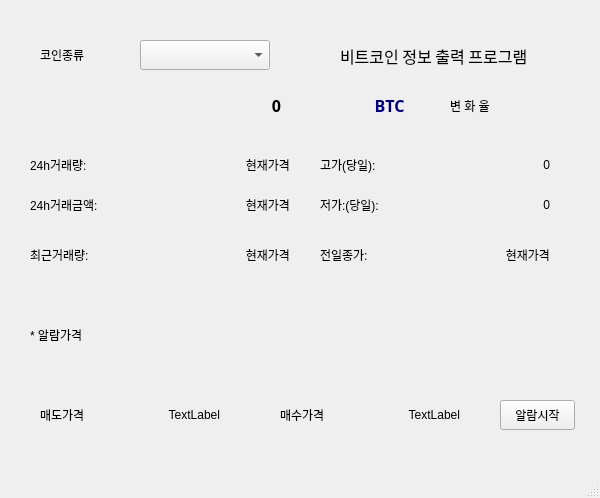
<?xml version="1.0" encoding="UTF-8"?>
<ui version="4.0">
 <class>MainWindow</class>
 <widget class="QMainWindow" name="MainWindow">
  <property name="geometry">
   <rect>
    <x>0</x>
    <y>0</y>
    <width>600</width>
    <height>498</height>
   </rect>
  </property>
  <property name="windowTitle">
   <string>MainWindow</string>
  </property>
  <widget class="QWidget" name="centralwidget">
   <widget class="QLabel" name="label">
    <property name="geometry">
     <rect>
      <x>340</x>
      <y>40</y>
      <width>241</width>
      <height>31</height>
     </rect>
    </property>
    <property name="font">
     <font>
      <family>휴먼엑스포</family>
      <pointsize>12</pointsize>
     </font>
    </property>
    <property name="text">
     <string>비트코인 정보 출력 프로그램</string>
    </property>
   </widget>
   <widget class="QLabel" name="trade_price">
    <property name="geometry">
     <rect>
      <x>30</x>
      <y>80</y>
      <width>251</width>
      <height>50</height>
     </rect>
    </property>
    <property name="font">
     <font>
      <family>휴먼엑스포</family>
      <pointsize>12</pointsize>
      <weight>75</weight>
      <bold>true</bold>
     </font>
    </property>
    <property name="text">
     <string>0</string>
    </property>
    <property name="alignment">
     <set>Qt::AlignRight|Qt::AlignTrailing|Qt::AlignVCenter</set>
    </property>
   </widget>
   <widget class="QLabel" name="high_price">
    <property name="geometry">
     <rect>
      <x>400</x>
      <y>150</y>
      <width>150</width>
      <height>30</height>
     </rect>
    </property>
    <property name="text">
     <string>0</string>
    </property>
    <property name="alignment">
     <set>Qt::AlignRight|Qt::AlignTrailing|Qt::AlignVCenter</set>
    </property>
   </widget>
   <widget class="QLabel" name="label_6">
    <property name="geometry">
     <rect>
      <x>320</x>
      <y>150</y>
      <width>70</width>
      <height>30</height>
     </rect>
    </property>
    <property name="text">
     <string>고가(당일):</string>
    </property>
   </widget>
   <widget class="QLabel" name="low_price">
    <property name="geometry">
     <rect>
      <x>400</x>
      <y>190</y>
      <width>150</width>
      <height>30</height>
     </rect>
    </property>
    <property name="text">
     <string>0</string>
    </property>
    <property name="alignment">
     <set>Qt::AlignRight|Qt::AlignTrailing|Qt::AlignVCenter</set>
    </property>
   </widget>
   <widget class="QLabel" name="label_9">
    <property name="geometry">
     <rect>
      <x>320</x>
      <y>190</y>
      <width>70</width>
      <height>30</height>
     </rect>
    </property>
    <property name="text">
     <string>저가:(당일):</string>
    </property>
   </widget>
   <widget class="QLabel" name="prev_closing_price">
    <property name="geometry">
     <rect>
      <x>400</x>
      <y>240</y>
      <width>150</width>
      <height>30</height>
     </rect>
    </property>
    <property name="text">
     <string>현재가격</string>
    </property>
    <property name="alignment">
     <set>Qt::AlignRight|Qt::AlignTrailing|Qt::AlignVCenter</set>
    </property>
   </widget>
   <widget class="QLabel" name="closing_price">
    <property name="geometry">
     <rect>
      <x>320</x>
      <y>240</y>
      <width>70</width>
      <height>30</height>
     </rect>
    </property>
    <property name="text">
     <string>전일종가:</string>
    </property>
   </widget>
   <widget class="QLabel" name="label_15">
    <property name="geometry">
     <rect>
      <x>30</x>
      <y>240</y>
      <width>70</width>
      <height>30</height>
     </rect>
    </property>
    <property name="text">
     <string>최근거래량:</string>
    </property>
   </widget>
   <widget class="QLabel" name="trade_volume">
    <property name="geometry">
     <rect>
      <x>130</x>
      <y>240</y>
      <width>160</width>
      <height>30</height>
     </rect>
    </property>
    <property name="text">
     <string>현재가격</string>
    </property>
    <property name="alignment">
     <set>Qt::AlignRight|Qt::AlignTrailing|Qt::AlignVCenter</set>
    </property>
   </widget>
   <widget class="QLabel" name="label_18">
    <property name="geometry">
     <rect>
      <x>30</x>
      <y>150</y>
      <width>70</width>
      <height>30</height>
     </rect>
    </property>
    <property name="text">
     <string>24h거래량:</string>
    </property>
   </widget>
   <widget class="QLabel" name="acc_trade_volume_24h">
    <property name="geometry">
     <rect>
      <x>130</x>
      <y>150</y>
      <width>160</width>
      <height>30</height>
     </rect>
    </property>
    <property name="text">
     <string>현재가격</string>
    </property>
    <property name="alignment">
     <set>Qt::AlignRight|Qt::AlignTrailing|Qt::AlignVCenter</set>
    </property>
   </widget>
   <widget class="QLabel" name="acc_trade_price_24h">
    <property name="geometry">
     <rect>
      <x>130</x>
      <y>190</y>
      <width>160</width>
      <height>30</height>
     </rect>
    </property>
    <property name="text">
     <string>현재가격</string>
    </property>
    <property name="alignment">
     <set>Qt::AlignRight|Qt::AlignTrailing|Qt::AlignVCenter</set>
    </property>
   </widget>
   <widget class="QLabel" name="label_21">
    <property name="geometry">
     <rect>
      <x>30</x>
      <y>190</y>
      <width>70</width>
      <height>30</height>
     </rect>
    </property>
    <property name="text">
     <string>24h거래금액:</string>
    </property>
   </widget>
   <widget class="QLabel" name="signed_change_rate">
    <property name="geometry">
     <rect>
      <x>450</x>
      <y>90</y>
      <width>101</width>
      <height>31</height>
     </rect>
    </property>
    <property name="text">
     <string>변 화 율</string>
    </property>
   </widget>
   <widget class="QLabel" name="coin_ticker_label">
    <property name="geometry">
     <rect>
      <x>349</x>
      <y>80</y>
      <width>81</width>
      <height>50</height>
     </rect>
    </property>
    <property name="font">
     <font>
      <family>휴먼엑스포</family>
      <pointsize>12</pointsize>
      <weight>75</weight>
      <bold>true</bold>
     </font>
    </property>
    <property name="styleSheet">
     <string notr="true">color: rgb(0, 0, 127);</string>
    </property>
    <property name="text">
     <string>BTC</string>
    </property>
    <property name="alignment">
     <set>Qt::AlignCenter</set>
    </property>
   </widget>
   <widget class="QLabel" name="label_5">
    <property name="geometry">
     <rect>
      <x>30</x>
      <y>320</y>
      <width>70</width>
      <height>30</height>
     </rect>
    </property>
    <property name="text">
     <string>* 알람가격</string>
    </property>
   </widget>
   <widget class="QLabel" name="label_7">
    <property name="geometry">
     <rect>
      <x>40</x>
      <y>400</y>
      <width>60</width>
      <height>30</height>
     </rect>
    </property>
    <property name="text">
     <string>매도가격</string>
    </property>
   </widget>
   <widget class="QLabel" name="label_8">
    <property name="geometry">
     <rect>
      <x>100</x>
      <y>400</y>
      <width>120</width>
      <height>30</height>
     </rect>
    </property>
    <property name="text">
     <string>TextLabel</string>
    </property>
    <property name="alignment">
     <set>Qt::AlignRight|Qt::AlignTrailing|Qt::AlignVCenter</set>
    </property>
   </widget>
   <widget class="QLabel" name="label_10">
    <property name="geometry">
     <rect>
      <x>280</x>
      <y>400</y>
      <width>60</width>
      <height>30</height>
     </rect>
    </property>
    <property name="text">
     <string>매수가격</string>
    </property>
   </widget>
   <widget class="QLabel" name="label_11">
    <property name="geometry">
     <rect>
      <x>340</x>
      <y>400</y>
      <width>120</width>
      <height>30</height>
     </rect>
    </property>
    <property name="text">
     <string>TextLabel</string>
    </property>
    <property name="alignment">
     <set>Qt::AlignRight|Qt::AlignTrailing|Qt::AlignVCenter</set>
    </property>
   </widget>
   <widget class="QPushButton" name="pushButton">
    <property name="geometry">
     <rect>
      <x>500</x>
      <y>400</y>
      <width>75</width>
      <height>30</height>
     </rect>
    </property>
    <property name="text">
     <string>알람시작</string>
    </property>
   </widget>
   <widget class="QComboBox" name="coin_comboBox">
    <property name="geometry">
     <rect>
      <x>140</x>
      <y>40</y>
      <width>130</width>
      <height>30</height>
     </rect>
    </property>
   </widget>
   <widget class="QLabel" name="coin_name">
    <property name="geometry">
     <rect>
      <x>40</x>
      <y>40</y>
      <width>50</width>
      <height>30</height>
     </rect>
    </property>
    <property name="text">
     <string>코인종류</string>
    </property>
   </widget>
  </widget>
  <widget class="QMenuBar" name="menubar">
   <property name="geometry">
    <rect>
     <x>0</x>
     <y>0</y>
     <width>600</width>
     <height>21</height>
    </rect>
   </property>
  </widget>
  <widget class="QStatusBar" name="statusbar"/>
 </widget>
 <resources/>
 <connections/>
</ui>
